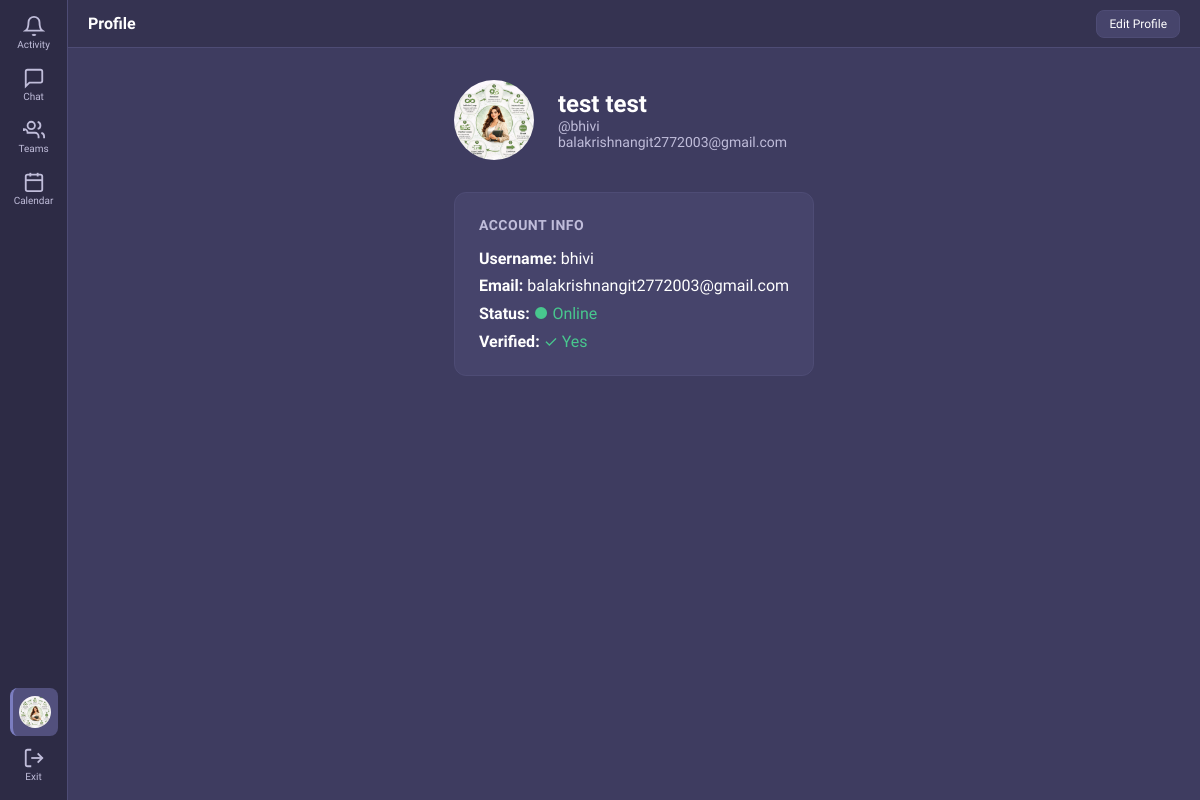
The page /accounts/profile/ (signed in) on the database its author committed.
### accounts/models.py (models this page shows, shortened)
class CustomUser(AbstractUser):
    email = models.EmailField(unique=True)
    profile_image = models.ImageField(upload_to='profile_images/', null=True, blank=True)
    is_verified = models.BooleanField(default=False)
    bio = models.CharField(max_length=255, blank=True, default='')
    last_seen = models.DateTimeField(null=True, blank=True)
    is_online = models.BooleanField(default=False)
    USERNAME_FIELD = 'email'
    REQUIRED_FIELDS = ['username']
    def get_profile_image_url(self):
        if self.profile_image:
            return self.profile_image.url
        return '/static/images/default-avatar.svg'
    def get_display_name(self):
        if self.first_name and self.last_name:
            return f"{self.first_name} {self.last_name}"
        return self.username

### accounts/views.py (the view)
# urls.py: path('profile/', views.profile_view, name='profile'),
@login_required
def profile_view(request):
    return render(request, 'accounts/profile.html', {'profile_user': request.user})

### templates/accounts/profile.html (shortened to what this page needs)
{% extends 'base.html' %}
{% load static %}
{% block body %}
<div class="app-layout">
    {% include 'partials/sidebar.html' with active_tab='profile' %}
    <div class="main-content">
        <div class="content-header">
            <div class="content-header-left"><h3>Profile</h3></div>
            <div class="content-header-right">
                <a href="{% url 'accounts:edit_profile' %}" class="btn btn-secondary btn-sm">Edit Profile</a>
            </div>
        </div>
        <div class="profile-container">
            <div class="profile-header">
                <img src="{{ profile_user.get_profile_image_url }}" class="avatar avatar-xl" alt="{{ profile_user.get_display_name }}">
                <div class="profile-details">
                    <h2>{{ profile_user.get_display_name }}</h2>
                    <p>@{{ profile_user.username }}</p>
                    <p>{{ profile_user.email }}</p>
                </div>
            </div>
            <div class="profile-section">
                <h3>Account Info</h3>
                <p><strong>Username:</strong> {{ profile_user.username }}</p>
                <p style="margin-top:8px"><strong>Email:</strong> {{ profile_user.email }}</p>
                <p style="margin-top:8px"><strong>Status:</strong>
                    {% if profile_user.is_online %}<span style="color:var(--success)">● Online</span>
                    {% else %}<span style="color:var(--text-muted)">● Offline</span>{% endif %}
                </p>
                <p style="margin-top:8px"><strong>Verified:</strong>
                    {% if profile_user.is_verified %}<span style="color:var(--success)">✓ Yes</span>
                    {% else %}<span style="color:var(--warning)">✗ No</span>{% endif %}
                </p>
            </div>
        </div>
    </div>
</div>
{% endblock %}

### templates/partials/sidebar.html (shortened to what this page needs)
{% load static %}
<div class="left-rail">
    <a href="{% url 'chat:activity' %}" class="rail-item {% if active_tab == 'activity' %}active{% endif %}" title="Activity" id="nav-activity">
        <svg viewBox="0 0 24 24" fill="none" stroke="currentColor" stroke-width="2"><path d="M18 8A6 6 0 006 8c0 7-3 9-3 9h18s-3-2-3-9"/><path d="M13.73 21a2 2 0 01-3.46 0"/></svg>
        <span>Activity</span>
    </a>
    <a href="{% url 'chat:home' %}" class="rail-item {% if active_tab == 'chat' %}active{% endif %}" title="Chat" id="nav-chat">
        <svg viewBox="0 0 24 24" fill="none" stroke="currentColor" stroke-width="2"><path d="M21 15a2 2 0 01-2 2H7l-4 4V5a2 2 0 012-2h14a2 2 0 012 2z"/></svg>
        <span>Chat</span>
    </a>
    <a href="{% url 'teams:teams_home' %}" class="rail-item {% if active_tab == 'teams' %}active{% endif %}" title="Teams" id="nav-teams">
        <svg viewBox="0 0 24 24" fill="none" stroke="currentColor" stroke-width="2"><path d="M17 21v-2a4 4 0 00-4-4H5a4 4 0 00-4-4v2"/><circle cx="9" cy="7" r="4"/><path d="M23 21v-2a4 4 0 00-3-3.87"/><path d="M16 3.13a4 4 0 010 7.75"/></svg>
        <span>Teams</span>
    </a>
    <a href="{% url 'chat:calendar' %}" class="rail-item {% if active_tab == 'calendar' %}active{% endif %}" title="Calendar" id="nav-calendar">
        <svg viewBox="0 0 24 24" fill="none" stroke="currentColor" stroke-width="2"><rect x="3" y="4" width="18" height="18" rx="2" ry="2"/><line x1="16" y1="2" x2="16" y2="6"/><line x1="8" y1="2" x2="8" y2="6"/><line x1="3" y1="10" x2="21" y2="10"/></svg>
        <span>Calendar</span>
    </a>
    <a href="{% url 'accounts:profile' %}" class="rail-item {% if active_tab == 'profile' %}active{% endif %}" title="Profile" id="nav-profile">
        <img src="{{ request.user.get_profile_image_url }}" class="avatar avatar-sm" alt="Me">
    </a>
    <a href="{% url 'accounts:logout' %}" class="rail-item" title="Sign Out" id="nav-logout">
        <svg viewBox="0 0 24 24" fill="none" stroke="currentColor" stroke-width="2"><path d="M9 21H5a2 2 0 01-2-2V5a2 2 0 012-2h4"/><polyline points="16 17 21 12 16 7"/><line x1="21" y1="12" x2="9" y2="12"/></svg>
        <span>Exit</span>
    </a>
</div>

### static/css/style.css (style rules this page uses)
:root { --bg-primary: #2d2b45; --bg-secondary: #353351; --bg-tertiary: #3e3c60; --bg-surface: #46446b; --bg-hover: #52507d; --bg-active: #5f5c94; --bg-input: #3a385a; --text-primary: #ffffff; --text-secondary: #c0bdda; --text-muted: #8e8bb3; --accent: #7b7dc0; --accent-hover: #9698d8; --accent-light: rgba(123,125,192,0.2); --danger: #e6455f; --success: #48c78e; --warning: #f7b05b; --border: #4e4c75; --border-light: #5d5b8c; --shadow: 0 4px 12px rgba(0,0,0,0.2); --shadow-lg: 0 12px 40px rgba(0,0,0,0.3); --radius: 8px; --radius-lg: 12px; --sidebar-width: 68px; --chat-sidebar-width: 320px; --topbar-height: 48px; --transition: all 0.2s ease; }
* { margin:0; padding:0; box-sizing:border-box; }
body { font-family: 'Segoe UI', 'Inter', -apple-system, sans-serif; background: var(--bg-primary); color: var(--text-primary); min-height: 100vh; overflow: hidden; }
a { color: var(--accent-hover); text-decoration: none; }
.btn { display: inline-flex; align-items: center; justify-content: center; gap: 8px; padding: 10px 20px; border: none; border-radius: var(--radius); font-size: 14px; font-weight: 500; cursor: pointer; transition: var(--transition); text-decoration: none; }
.btn-secondary { background: var(--bg-surface); color: var(--text-primary); border: 1px solid var(--border); }
.btn-sm { padding: 6px 12px; font-size: 12px; }
.app-layout { display: flex; height: 100vh; }
.left-rail { width: var(--sidebar-width); background: var(--bg-primary); border-right: 1px solid var(--border); display: flex; flex-direction: column; align-items: center; padding: 8px 0; z-index: 100; flex-shrink: 0; }
.rail-item { width: 48px; height: 48px; display: flex; flex-direction: column; align-items: center; justify-content: center; border-radius: var(--radius); color: var(--text-secondary); cursor: pointer; transition: var(--transition); margin-bottom: 4px; text-decoration: none; position: relative; font-size: 10px; gap: 2px; }
.rail-item svg { width: 22px; height: 22px; }
.rail-item:hover, .rail-item.active { background: var(--bg-hover); color: var(--text-primary); }
.rail-item.active { border-left: 3px solid var(--accent); }
.avatar { width: 40px; height: 40px; border-radius: 50%; object-fit: cover; flex-shrink: 0; background: var(--bg-surface); }
.avatar-sm { width: 32px; height: 32px; }
.avatar-xl { width: 80px; height: 80px; }
.main-content { flex: 1; display: flex; flex-direction: column; min-width: 0; background: var(--bg-tertiary); }
.content-header { height: var(--topbar-height); padding: 0 20px; border-bottom: 1px solid var(--border); display: flex; align-items: center; justify-content: space-between; background: var(--bg-secondary); flex-shrink: 0; }
.content-header-left { display: flex; align-items: center; gap: 12px; }
.content-header h3 { font-size: 16px; font-weight: 600; }
.content-header-right { display: flex; align-items: center; gap: 8px; }
.profile-container { padding: 32px; overflow-y: auto; flex: 1; max-width: 600px; margin: 0 auto; }
.profile-header { display: flex; align-items: center; gap: 24px; margin-bottom: 32px; }
.profile-details h2 { font-size: 24px; font-weight: 600; }
.profile-details p { color: var(--text-secondary); font-size: 14px; }
.profile-section { background: var(--bg-surface); border: 1px solid var(--border); border-radius: var(--radius-lg); padding: 24px; margin-bottom: 16px; }
.profile-section h3 { font-size: 14px; font-weight: 600; margin-bottom: 16px; color: var(--text-secondary); text-transform: uppercase; letter-spacing: 0.5px; }

### rows shown on the page
CustomUser: user.get_profile_image_url (picture), get_profile_image_url (picture), get_display_name "test test", username "bhivi", email "balakrishnangit2772003@gmail.com"
